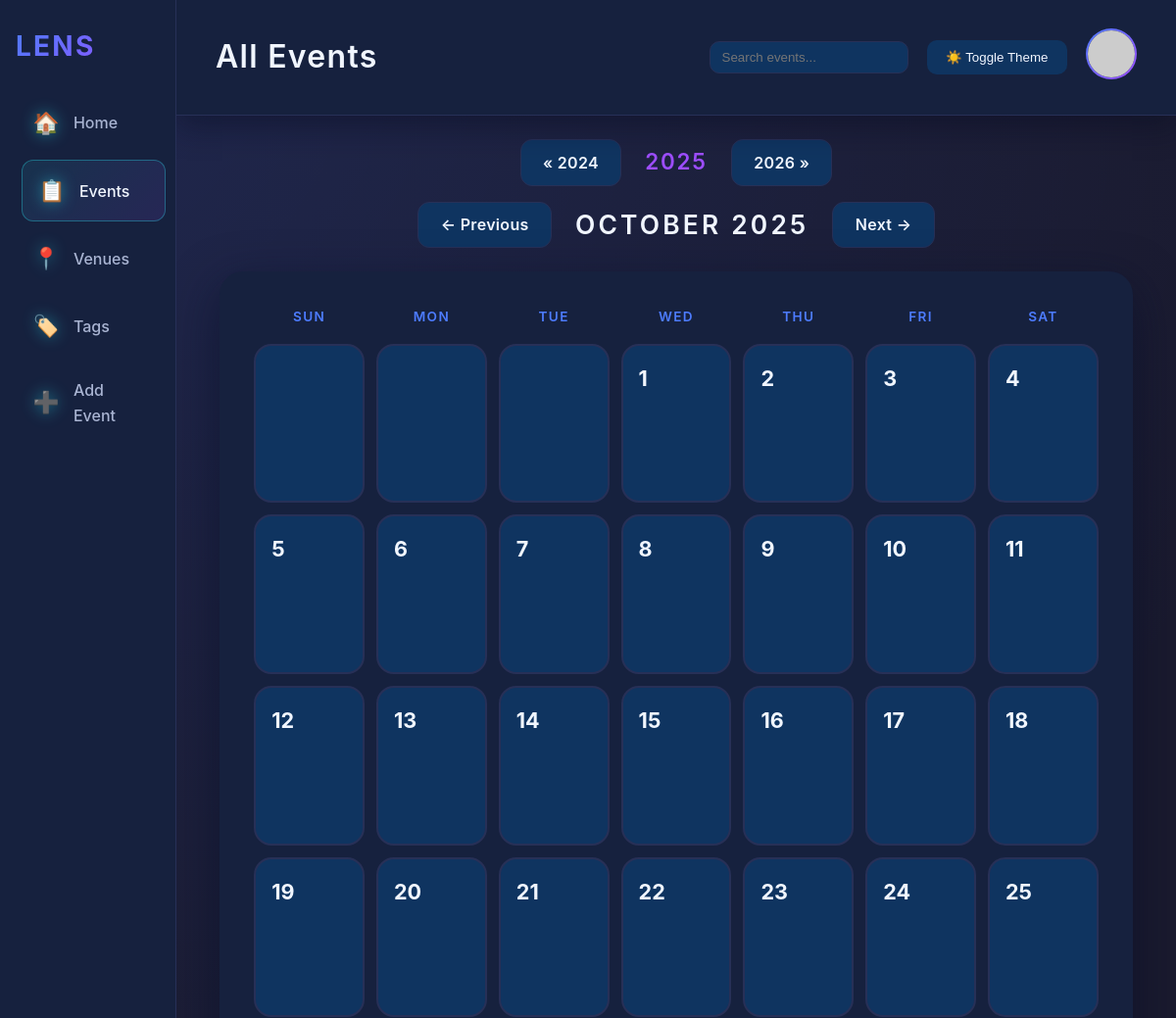
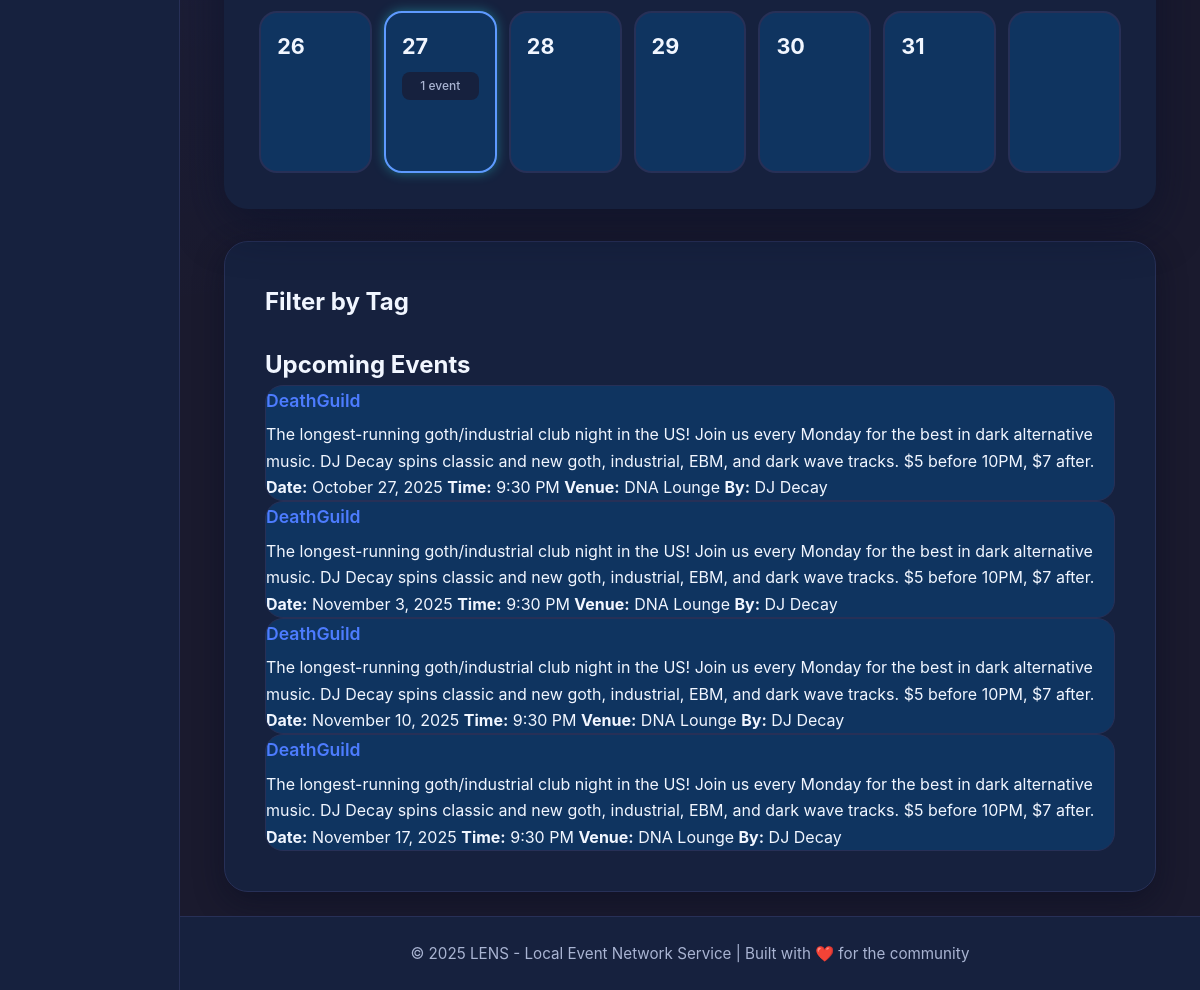
The app's page /event-list.php with its own data (2 pictures, top to bottom).
### tables this page shows
CREATE TABLE IF NOT EXISTS events (
    id INT UNSIGNED AUTO_INCREMENT PRIMARY KEY,
    title VARCHAR(255) NOT NULL,
    description TEXT,
    event_date DATE NOT NULL,
    event_time TIME,
    venue_id INT UNSIGNED,
    owner_name VARCHAR(255) NOT NULL,
    deputies TEXT,
    image VARCHAR(255),
    tags TEXT,
    is_recurring BOOLEAN DEFAULT FALSE,
    recurrence_pattern TEXT COMMENT 'JSON field storing recurrence details',
    created_at TIMESTAMP DEFAULT CURRENT_TIMESTAMP,
    FOREIGN KEY (venue_id) REFERENCES venues(id) ON DELETE SET NULL,
    INDEX idx_event_date (event_date),
    INDEX idx_venue (venue_id)
);

CREATE TABLE IF NOT EXISTS venues (
    id INT UNSIGNED AUTO_INCREMENT PRIMARY KEY,
    name VARCHAR(255) NOT NULL,
    description TEXT,
    address VARCHAR(255),
    city VARCHAR(100),
    state VARCHAR(50),
    zip_code VARCHAR(20),
    owner_name VARCHAR(255) NOT NULL,
    deputies TEXT,
    image VARCHAR(255),
    open_times TEXT,
    tags TEXT,
    is_private BOOLEAN DEFAULT FALSE COMMENT 'Private venues are custom addresses created by users',
    is_public BOOLEAN DEFAULT TRUE COMMENT 'Can be toggled by venue owner to make venue public',
    created_at TIMESTAMP DEFAULT CURRENT_TIMESTAMP,
    INDEX idx_name (name)
);

### includes/managers/EventManager.php (called while the page is built, shortened)
<?php
class EventManager
{
    public function all(): array
    {
        $stmt = $this->db->query(
            'SELECT e.*, v.name AS venue_name
             FROM events e
             LEFT JOIN venues v ON e.venue_id = v.id
             ORDER BY e.event_date ASC, e.event_time ASC'
        );
        $events = $stmt->fetchAll(PDO::FETCH_ASSOC);
        $eventIds = array_map(static fn (array $event): int => (int) $event['id'], $events);
        $calendarEntries = $this->fetchCalendarEntries($eventIds);
        $shares = $this->fetchStringRelations('event_shares', 'event_id', 'shared_with', $eventIds);
        return array_map(function (array $event) use ($calendarEntries, $shares): array {
            $id = (int) $event['id'];
            $deputies = json_decode($event['deputies'] ?? '[]', true) ?: [];
            $tags = json_decode($event['tags'] ?? '[]', true) ?: [];
            return [
                'id' => $id,
                'title' => $event['title'],
                'description' => $event['description'],
                'event_date' => $event['event_date'],
                'start_time' => $event['event_time'],
                'venue_id' => $event['venue_id'],
                'venue_name' => $event['venue_name'],
                'owner' => $event['owner_name'],
                'deputies' => $deputies,
                'image' => $event['image'],
                'tags' => $tags,
                'calendar_entries' => $calendarEntries[$id] ?? [],
                'shared_with' => $shares[$id] ?? [],
                'created_at' => $event['created_at'],
            ];
        }, $events);
    }
    private function fetchStringRelations(string $table, string $keyColumn, string $valueColumn, array $ids): array
    {
        $placeholders = implode(',', array_fill(0, count($ids), '?'));
        $stmt = $this->db->prepare(
            sprintf('SELECT %s, %s FROM %s WHERE %s IN (%s)', $keyColumn, $valueColumn, $table, $keyColumn, $placeholders)
        );
        $stmt->execute(array_values($ids));
        $result = [];
        return $result;
    }
    private function fetchCalendarEntries(array $ids): array
    {
        $placeholders = implode(',', array_fill(0, count($ids), '?'));
        $stmt = $this->db->prepare(
            sprintf('SELECT id, event_id, name, added_at FROM event_calendar_entries WHERE event_id IN (%s) ORDER BY added_at ASC', $placeholders)
        );
        $stmt->execute(array_values($ids));
        $result = [];
        return $result;
    }
}

### includes/helpers.php (called while the page is built, shortened)
<?php
function e(?string $value): string
{
    return htmlspecialchars($value ?? '', ENT_QUOTES, 'UTF-8');
}
function format_date(?string $date): string
{
    $timestamp = strtotime($date);
    return $timestamp ? date('F j, Y', $timestamp) : e($date);
}
function format_time(?string $time): string
{
    $timestamp = strtotime($time);
    return $timestamp ? date('g:i A', $timestamp) : e($time);
}

### public/event-list.php (the view, shortened to what this page needs)
<?php
require __DIR__ . '/../includes/helpers.php';
require __DIR__ . '/../includes/managers/EventManager.php';
$uploadDir = defined('UPLOAD_DIR') ? rtrim((string) UPLOAD_DIR, '/') : __DIR__ . '/uploads';
$pdo = Database::connect();
$eventManager = new EventManager($pdo, $uploadDir);
$allEvents = $eventManager->all();
$filterTags = [];
$defaultMonth = (int) ($_GET['month'] ?? date('n'));
$defaultYear = (int) ($_GET['year'] ?? date('Y'));
$month = max(1, min(12, $defaultMonth));
$year = max(1970, $defaultYear);
$firstDayOfMonth = new DateTime(sprintf('%04d-%02d-01', $year, $month));
$daysInMonth = (int) $firstDayOfMonth->format('t');
$startingWeekdayIndex = (int) $firstDayOfMonth->format('w');
$monthLabel = $firstDayOfMonth->format('F Y');
$previousMonth = $month - 1;
$previousYear = $year;
$nextMonth = $month + 1;
$nextYear = $year;
$previousYearSameMonth = $year - 1;
$nextYearSameMonth = $year + 1;
$today = new DateTimeImmutable('today');
$filteredEvents = array_filter($allEvents, function ($event) use ($today, $filterTags) {
    if (empty($event['event_date'])) {
        return false;
    }
    $eventDate = DateTimeImmutable::createFromFormat('Y-m-d', $event['event_date']);
    if (!$eventDate || $eventDate < $today) {
        return false;
    }
    if (!empty($filterTags)) {
        $eventTags = array_map('strtolower', $event['tags'] ?? []);
        $hasMatchingTag = false;
        foreach ($filterTags as $filterTag) {
            if (in_array($filterTag, $eventTags, true)) {
                $hasMatchingTag = true;
                break;
            }
        }
        if (!$hasMatchingTag) {
            return false;
        }
    }
    return true;
});
usort($filteredEvents, function ($a, $b) {
    $dateA = $a['event_date'] ?? '';
    $dateB = $b['event_date'] ?? '';
    if ($dateA === $dateB) {
        return 0;
    }
    return $dateA < $dateB ? -1 : 1;
});
$eventsByDay = [];
foreach ($filteredEvents as $event) {
    $eventDate = DateTime::createFromFormat('Y-m-d', $event['event_date']);
    if (!$eventDate || (int) $eventDate->format('n') !== $month || (int) $eventDate->format('Y') !== $year) {
        continue;
    }
    $dayIndex = (int) $eventDate->format('j');
    $eventsByDay[$dayIndex][] = $event;
}
function buildDayClasses(array $eventsForDay): string
{
    if (empty($eventsForDay)) {
        return '';
    }
    return 'has-event';
}
?>
<!DOCTYPE html>
<html lang="en">
<head>
    <link rel="stylesheet" href="css/calendar-7x5.css">
</head>
<body data-theme="dark">
    <div class="app-container">
        <nav class="sidebar-nav">
            <div class="nav-logo">LENS</div>
            <ul class="nav-menu">
                <li class="nav-item">
                    <a href="calendar-7x5.php" class="nav-link">
                        <span class="nav-icon">🏠</span>
                        <span>Home</span>
                    </a>
                </li>
                <li class="nav-item">
                    <a href="event-list.php" class="nav-link active">
                        <span class="nav-icon">📋</span>
                        <span>Events</span>
                    </a>
                </li>
                <li class="nav-item">
                    <a href="venue-info.php" class="nav-link">
                        <span class="nav-icon">📍</span>
                        <span>Venues</span>
                    </a>
                </li>
                <li class="nav-item">
                    <a href="tags.php" class="nav-link">
                        <span class="nav-icon">🏷️</span>
                        <span>Tags</span>
                    </a>
                </li>
                <li class="nav-item">
                    <a href="add-event.php" class="nav-link">
                        <span class="nav-icon">➕</span>
                        <span>Add Event</span>
                    </a>
                </li>
            </ul>
        </nav>
        <header class="top-header">
            <h1 class="header-title">All Events</h1>
            <div class="user-controls">
                <div class="searchbar">
                    <input id="event-search" type="text" placeholder="Search events..." />
                </div>
                <button class="theme-toggle" onclick="toggleTheme()">
                    <span id="theme-icon">☀️</span> Toggle Theme
                </button>
                <div class="user-profile">
                    <img src="https://i.pravatar.cc/150?img=33" alt="User Avatar" class="user-avatar" onclick="toggleUserDropdown()">
                </div>
            </div>
        </header>
        <main class="main-content">
            <div class="container">
                <div class="calendar-wrapper" style="margin-bottom: 2rem;">
                    <div class="calendar-header">
                        <div class="year-nav">
                            <a class="calendar-btn" href="?month=<?= $month ?>&year=<?= $previousYearSameMonth ?><?= !empty($filterTags) ? '&tags=' . urlencode(implode(',', $filterTags)) : '' ?>">« <?= $previousYearSameMonth ?></a>
                            <div class="year-display"><?= $year ?></div>
                            <a class="calendar-btn" href="?month=<?= $month ?>&year=<?= $nextYearSameMonth ?><?= !empty($filterTags) ? '&tags=' . urlencode(implode(',', $filterTags)) : '' ?>"><?= $nextYearSameMonth ?> »</a>
                        </div>
                        <div class="month-nav">
                            <a class="calendar-btn" href="?month=<?= $previousMonth ?>&year=<?= $previousYear ?><?= !empty($filterTags) ? '&tags=' . urlencode(implode(',', $filterTags)) : '' ?>">← Previous</a>
                            <div class="month-display"><?= htmlspecialchars($monthLabel, ENT_QUOTES) ?></div>
                            <a class="calendar-btn" href="?month=<?= $nextMonth ?>&year=<?= $nextYear ?><?= !empty($filterTags) ? '&tags=' . urlencode(implode(',', $filterTags)) : '' ?>">Next →</a>
                        </div>
                    </div>
                    <div class="calendar-grid-container">
                        <div class="weekday-labels">
                            <div class="weekday-label">Sun</div>
                            <div class="weekday-label">Mon</div>
                            <div class="weekday-label">Tue</div>
                            <div class="weekday-label">Wed</div>
                            <div class="weekday-label">Thu</div>
                            <div class="weekday-label">Fri</div>
                            <div class="weekday-label">Sat</div>
                        </div>
                        <div class="calendar-grid">
                            <?php
                            $totalCells = 35;
                            for ($cell = 0; $cell < $totalCells; $cell++) {
                                $dayNumber = $cell - $startingWeekdayIndex + 1;
                                $isValidDay = $dayNumber >= 1 && $dayNumber <= $daysInMonth;
                                $dayEvents = $isValidDay && isset($eventsByDay[$dayNumber]) ? $eventsByDay[$dayNumber] : [];
                                $dayClasses = $isValidDay ? buildDayClasses($dayEvents) : '';
                                ?>
                                <div class="calendar-day<?= $dayClasses ? ' ' . $dayClasses : '' ?>">
                                    <?php if ($isValidDay): ?>
                                        <div class="day-number"><?= $dayNumber ?></div>
                                        <?php if (!empty($dayEvents)): ?>
                                            <div class="day-event-count"><?= count($dayEvents) ?> event<?= count($dayEvents) > 1 ? 's' : '' ?></div>
                                        <?php endif; ?>
                                    <?php endif; ?>
                                </div>
                            <?php
                            }
                            ?>
                        </div>
                    </div>
                </div>
                <section class="card">
                    <h2>Filter by Tag</h2>
                    <h2>Upcoming Events</h2>
                    <?php if (empty($filteredEvents)): ?>
                        <div class="no-events">
                            <p><strong>No upcoming events found.</strong></p>
                            <?php if (!empty($filterTags)): ?>
                                <p>Try <a href="event-list.php?month=<?= $month ?>&year=<?= $year ?>">clearing your filters</a> or <a href="tags.php">browse all tags</a>.</p>
                            <?php else: ?>
                                <p>Check back soon or <a href="add-event.php">create an event</a>!</p>
                            <?php endif; ?>
                        </div>
                    <?php else: ?>
                        <div class="events-list">
                            <?php foreach ($filteredEvents as $event): ?>
                                <div class="event-card">
                                    <div class="event-header">
                                        <div style="flex: 1;">
                                            <h3 class="event-title"><?= e($event['title']) ?></h3>
                                            <?php if (!empty($event['description'])): ?>
                                                <div class="event-description"><?= e($event['description']) ?></div>
                                            <?php endif; ?>
                                            <div class="event-meta">
                                                <span><strong>Date:</strong> <?= format_date($event['event_date']) ?></span>
                                                <?php if (!empty($event['start_time'])): ?>
                                                    <span><strong>Time:</strong> <?= format_time($event['start_time']) ?></span>
                                                <?php endif; ?>
                                                <?php if (!empty($event['venue_name'])): ?>
                                                    <span><strong>Venue:</strong> <?= e($event['venue_name']) ?></span>
                                                <?php endif; ?>
                                                <span><strong>By:</strong> <?= e($event['owner']) ?></span>
                                            </div>
                                        </div>
                                    </div>
                                </div>
                            <?php endforeach; ?>
                        </div>
                    <?php endif; ?>
                </section>
            </div>
        </main>
        <footer class="footer">
            <p>© <?= date('Y') ?> LENS - Local Event Network Service | Built with ❤️ for the community</p>
        </footer>
    </div>
</body>
</html>

### records on screen
events: title "DeathGuild", description "The longest-running goth/industrial club night in the US! Join us every Monday for the best in dark alternative music. DJ Decay spins classic and new goth, industrial, EBM, and dark wave tracks. $5 before 10PM, $7 after.", event_date "October 27, 2025", event_time "9:30 PM", venue.name "DNA Lounge", owner_name "DJ Decay"
events: title "DeathGuild", description "The longest-running goth/industrial club night in the US! Join us every Monday for the best in dark alternative music. DJ Decay spins classic and new goth, industrial, EBM, and dark wave tracks. $5 before 10PM, $7 after.", event_date "November 3, 2025", event_time "9:30 PM", venue.name "DNA Lounge", owner_name "DJ Decay"
events: title "DeathGuild", description "The longest-running goth/industrial club night in the US! Join us every Monday for the best in dark alternative music. DJ Decay spins classic and new goth, industrial, EBM, and dark wave tracks. $5 before 10PM, $7 after.", event_date "November 10, 2025", event_time "9:30 PM", venue.name "DNA Lounge", owner_name "DJ Decay"
events: title "DeathGuild", description "The longest-running goth/industrial club night in the US! Join us every Monday for the best in dark alternative music. DJ Decay spins classic and new goth, industrial, EBM, and dark wave tracks. $5 before 10PM, $7 after.", event_date "November 17, 2025", event_time "9:30 PM", venue.name "DNA Lounge", owner_name "DJ Decay"

### other values on screen
$previousYearSameMonth "2024"
$year "2025"
$nextYearSameMonth "2026"
$monthLabel "OCTOBER 2025"
$dayNumber "1"
$dayNumber "2"
$dayNumber "3"
$dayNumber "4"
$dayNumber "5"
$dayNumber "6"
$dayNumber "7"
$dayNumber "8"
$dayNumber "9"
$dayNumber "10"
$dayNumber "11"
